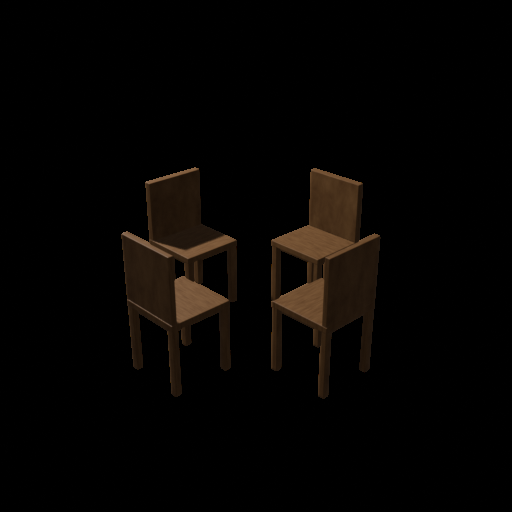
#> input picture assets/zona1_cadeiras/cadeiras_0001.png, 512 x 512 px
$ python main.py
#> lines starting #> are read from the running program, lines starting #| are printed output that depends on the picture; after the words box and inside, x2 and y2 are one past the last pixel; in counts of white or black regions, pixels touching at a corner belong together
### src/animacoes.py

import cv2
from pathlib import Path
import numpy as np


def carregar_animacoes():

    # Localiza a pasta principal do projeto
    pasta_projeto = Path(__file__).resolve().parent.parent

    # Define as pastas das três animações
    pastas = {
        1: pasta_projeto / "assets" / "zona1_cadeiras",
        2: pasta_projeto / "assets" / "zona2_pratos",
        3: pasta_projeto / "assets" / "zona3_copos_talheres"
    }

    # Dicionário para armazenar os frames
    animacoes = {}

    for zona, pasta in pastas.items():
        arquivos = sorted(pasta.glob("*.png"))
        frames = []

        for arquivo in arquivos:
            imagem = cv2.imread(str(arquivo), cv2.IMREAD_UNCHANGED)
#> imagem is the input picture: shape (512, 512, 4); mean B, G, R, A 2.5, 4.2, 6, 23.8

            if imagem is not None:
                frames.append(imagem)

        animacoes[zona] = frames
        print(f"Zona {zona}: {len(frames)} frames carregados")

    return animacoes


# [36 lines left out: function sobrepor_imagem, not called in this run]

### src/deteccao.py

import cv2


def detectar_movimento(frame, detector, area_minima=1000):

    # Identifica os pixels que diferem do fundo
    mascara = detector.apply(frame)

    # Reduz ruídos e amplia as regiões detectadas
    mascara = cv2.medianBlur(mascara, 5)
    mascara = cv2.dilate(mascara, None, iterations=2)

    # Encontra os contornos do movimento
    contornos, _ = cv2.findContours(
        mascara, cv2.RETR_EXTERNAL, cv2.CHAIN_APPROX_SIMPLE
    )

    # Calcula os limites das três zonas
    largura = frame.shape[1]
    limite_zona1 = largura // 3
    limite_zona2 = (largura * 2) // 3

    # Armazena as zonas que possuem movimento
    zonas_ativas = set()

    # Armazena os retângulos detectados em cada zona
    bounding_boxes = {
        1: [],
        2: [],
        3: []
    }

    for contorno in contornos:

        # Ignora movimentos muito pequenos
        if cv2.contourArea(contorno) < area_minima:
            continue

        # Calcula o retângulo do movimento
        x, y, w, h = cv2.boundingRect(contorno)

        # Desenha o retângulo verde
        cv2.rectangle(
            frame,
            (x, y),
            (x + w, y + h),
            (0, 255, 0),
            2
        )

        # Identifica a zona pelo centro horizontal
        centro_x = x + w // 2

        if centro_x < limite_zona1:
            zona = 1

        elif centro_x < limite_zona2:
            zona = 2

        else:
            zona = 3

        # Registra a zona ativa
        zonas_ativas.add(zona)

        # Armazena as coordenadas do movimento
        bounding_boxes[zona].append([x, y, w, h])

    # Retorna as zonas e seus respectivos retângulos
    return zonas_ativas, bounding_boxes

### src/visualizacao.py
import cv2


def desenhar_zonas(frame, zonas_ativas):

    # Obtém as dimensões da webcam
    altura, largura = frame.shape[:2]
    largura_zona = largura // 3

    # Desenha as linhas divisórias
    cv2.line(
        frame, (largura_zona, 0),
        (largura_zona, altura),
        (255, 255, 255), 2
    )

    cv2.line(
        frame, (largura_zona * 2, 0),
        (largura_zona * 2, altura),
        (255, 255, 255), 2
    )

    # Identifica as três zonas
    nomes = {
        1: "ZONA 1 - CADEIRAS",
        2: "ZONA 2 - PRATOS",
        3: "ZONA 3 - COPOS"
    }

    for zona, nome in nomes.items():
        posicao_x = (zona - 1) * largura_zona + 10

        cv2.putText(
            frame, nome, (posicao_x, 30),
            cv2.FONT_HERSHEY_SIMPLEX,
            0.5, (255, 255, 255), 2
        )

    # Exibe as zonas que detectaram movimento
    for zona in sorted(zonas_ativas):
        cv2.putText(
            frame,
            f"Movimento: Zona {zona}",
            (10, 60 + (zona - 1) * 25),
            cv2.FONT_HERSHEY_SIMPLEX,
            0.6, (0, 255, 0), 2
        )

### src/comunicacao.py

import socket


def enviar_comando(zona):
    try:
        with socket.create_connection(
            ("127.0.0.1", 5050),
            timeout=0.1
        ) as conexao:
            mensagem = f"ZONA_{zona}"
            conexao.sendall(mensagem.encode("utf-8"))

    except OSError:
        # Mantém a webcam funcionando mesmo
        # quando o Blender não estiver aberto
        pass

### src/registros.py

import json
from datetime import datetime
from pathlib import Path


# Localiza a pasta principal do projeto
PASTA_PROJETO = Path(__file__).resolve().parent.parent

# Define onde os registros serão armazenados
PASTA_REGISTROS = PASTA_PROJETO / "registros"
PASTA_REGISTROS.mkdir(parents=True, exist_ok=True)

ARQUIVO_JSON = PASTA_REGISTROS / "eventos.json"


def salvar_evento(zona, inicio, duracao, evidencia, bounding_boxes):
    # Organiza os dados de um evento
    evento = {
        "zona": zona,
        "inicio": inicio.isoformat(timespec="seconds"),
        "duracao_segundos": round(duracao, 2),
        "evidencia": evidencia,
        "bounding_boxes": bounding_boxes
    }

    # Recupera os eventos anteriores
    eventos = []

    if ARQUIVO_JSON.exists():
        try:
            with open(ARQUIVO_JSON, "r", encoding="utf-8") as arquivo:
                eventos = json.load(arquivo)
        except (json.JSONDecodeError, OSError):
            eventos = []

    # Adiciona o novo evento
    eventos.append(evento)

    # Salva todos os eventos no arquivo JSON
    with open(ARQUIVO_JSON, "w", encoding="utf-8") as arquivo:
        json.dump(eventos, arquivo, indent=4, ensure_ascii=False)

    print(f"Evento registrado: Zona {zona}")

### src/main.py

import cv2
import time
from datetime import datetime
from pathlib import Path

from animacoes import carregar_animacoes, sobrepor_imagem
from deteccao import detectar_movimento
from visualizacao import desenhar_zonas
from comunicacao import enviar_comando
from registros import salvar_evento


# Configurações
FPS_ANIMACAO = 24
TEMPO_TOLERANCIA = 0.5

PASTA_PROJETO = Path(__file__).resolve().parent.parent
PASTA_EVIDENCIAS = PASTA_PROJETO / "registros" / "evidencias"
PASTA_EVIDENCIAS.mkdir(parents=True, exist_ok=True)

# Carrega as animações
animacoes = carregar_animacoes()

inicio_animacoes = {
    1: None,
    2: None,
    3: None
}

# Controla os eventos de movimento
eventos_ativos = {
    1: None,
    2: None,
    3: None
}

# Inicia a webcam
camera = cv2.VideoCapture(0)

if not camera.isOpened():
    print("Erro ao abrir a webcam.")
    raise SystemExit

detector = cv2.createBackgroundSubtractorMOG2(
    history=500,
    varThreshold=40,
    detectShadows=False
)


def finalizar_evento(zona, evento):
    duracao = time.monotonic() - evento["inicio_monotonic"]

    salvar_evento(
        zona=zona,
        inicio=evento["inicio"],
        duracao=duracao,
        evidencia=evento["evidencia"],
        bounding_boxes=evento["bounding_boxes"]
    )

    print(f"[ZONA {zona}] Evento finalizado: {duracao:.2f}s")


try:
    while True:
        sucesso, frame = camera.read()
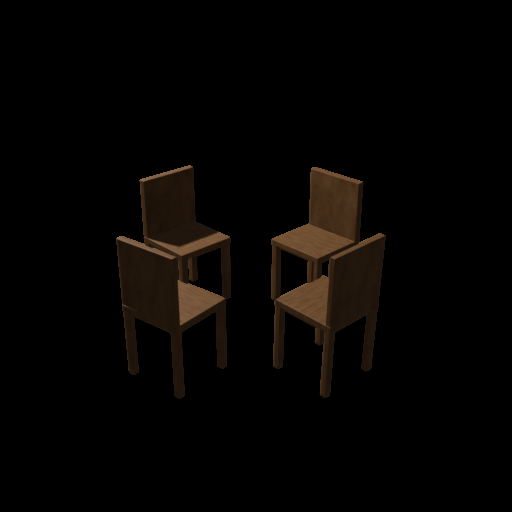
#> input picture assets/zona1_cadeiras/cadeiras_0004.png, 512 x 512 px, given in place of the camera
#> frame is the input picture: shape (512, 512, 3); mean B, G, R 2.5, 4.1, 5.9

        if not sucesso:
            break

        frame = cv2.flip(frame, 1)
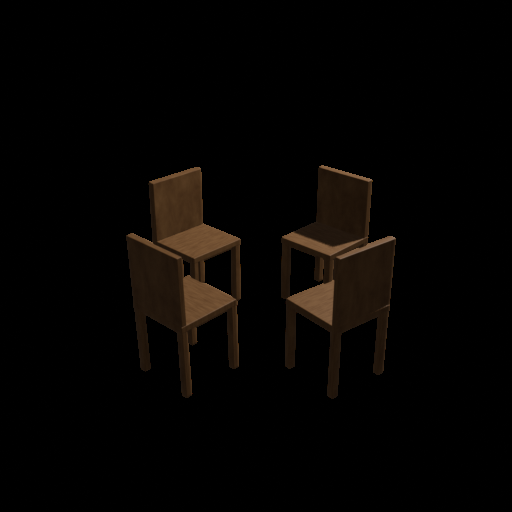
#> frame: shape (512, 512, 3); mean B, G, R 2.5, 4.1, 5.9

        altura, largura = frame.shape[:2]
#> altura = 512; largura = 512
        largura_zona = largura // 3
#> largura_zona = 170

        # Detecta movimentos e suas coordenadas
        zonas_ativas, bounding_boxes = detectar_movimento(
            frame, detector
        )
#> in detectar_movimento, `mascara = detector.apply(frame)`: mascara: shape (512, 512); every value is 255
#> in detectar_movimento, `contornos, _ = cv2.findContours( mascara, cv2.RETR_EXTERNAL, cv2.CHAIN..`: contornos = [[[0, 0], [0, 511], [511, 511], [511, 0]]]
#> the loop in detectar_movimento, `for contorno in contornos:` made 1 pass
#> (contorno, x, y, w, h, centro_x, zona) on pass 1: ([[0, 0], [0, 511], [511, 511], [511, 0]], 0, 0, 512, 512, 256, 2)
#> after the loop in detectar_movimento, `for contorno in contornos:`:
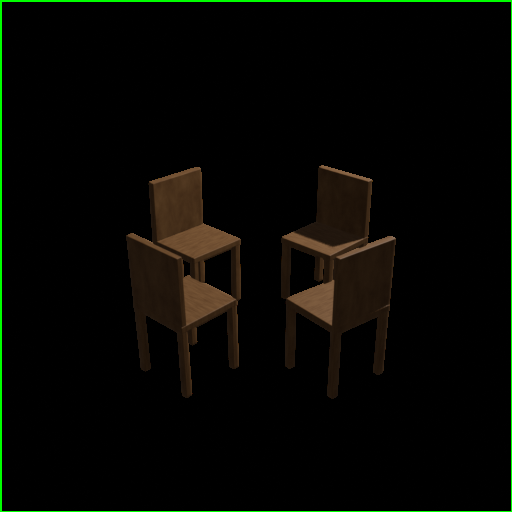
#> frame: shape (512, 512, 3); 1.17% of pixels changed, all inside (x1, y1, x2, y2) = (0, 0, 512, 512)
#> after the loop in detectar_movimento, `for contorno in contornos:`: zonas_ativas = 1 item
#> zonas_ativas = 1 item; bounding_boxes = {1: [], 2: [[0, 0, 512, 512]], 3: []}

        agora = time.monotonic()

        for zona in (1, 2, 3):

            # Início de um novo evento
            if zona in zonas_ativas:

                if eventos_ativos[zona] is None:
                    inicio = datetime.now().astimezone()

                    nome_evidencia = (
                        f"zona{zona}_"
                        f"{inicio.strftime('%Y%m%d_%H%M%S_%f')}.png"
                    )

                    caminho_evidencia = (
                        PASTA_EVIDENCIAS / nome_evidencia
                    )

                    # Salva uma imagem com o movimento detectado
                    cv2.imwrite(str(caminho_evidencia), frame)

                    eventos_ativos[zona] = {
                        "inicio": inicio,
                        "inicio_monotonic": agora,
                        "ultimo_movimento": agora,
                        "evidencia": str(
                            Path("evidencias") / nome_evidencia
                        ),
                        "bounding_boxes": bounding_boxes[zona].copy()
                    }

                    print(f"[ZONA {zona}] Movimento iniciado")

                else:
                    evento = eventos_ativos[zona]
                    evento["ultimo_movimento"] = agora

                    # Guarda os retângulos detectados
                    evento["bounding_boxes"].extend(
                        bounding_boxes[zona]
                    )

            # Finaliza quando não há movimento por 0,5 segundo
            elif eventos_ativos[zona] is not None:

                evento = eventos_ativos[zona]

                if agora - evento["ultimo_movimento"] >= TEMPO_TOLERANCIA:
                    finalizar_evento(zona, evento)
                    eventos_ativos[zona] = None

            # Inicia a animação PNG e a animação no Blender
            if zona in zonas_ativas and inicio_animacoes[zona] is None:
                inicio_animacoes[zona] = agora
                enviar_comando(zona)

            # Exibe a animação PNG
            if inicio_animacoes[zona] is not None and animacoes[zona]:

                tempo_decorrido = (
                    time.monotonic() - inicio_animacoes[zona]
                )

                duracao_animacao = (
                    len(animacoes[zona]) / FPS_ANIMACAO
                )

                if tempo_decorrido >= duracao_animacao:
                    inicio_animacoes[zona] = None

                else:
                    indice_frame = int(
                        tempo_decorrido * FPS_ANIMACAO
                    )

                    posicao_x = (
                        (zona - 1) * largura_zona + 30
                    )
                    posicao_y = 150

                    sobrepor_imagem(
                        frame,
                        animacoes[zona][indice_frame],
                        posicao_x,
                        posicao_y
                    )

        desenhar_zonas(frame, zonas_ativas)
#> in desenhar_zonas, `cv2.line( frame, (largura_zona * 2, 0), (largura_zona * 2, altura), (2..`:
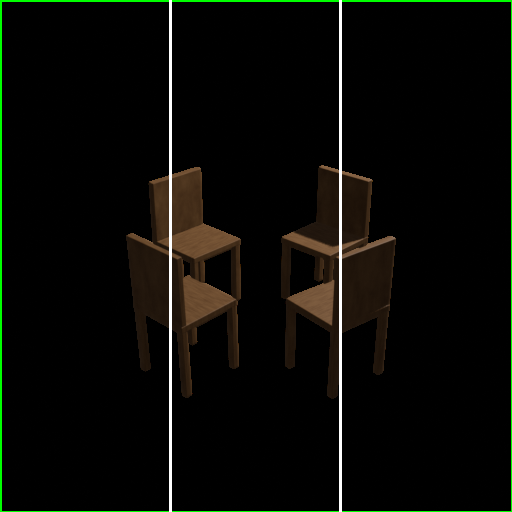
#> frame: shape (512, 512, 3); mean B, G, R 5.4, 9.9, 8.7
#> after the loop in desenhar_zonas, `for zona, nome in nomes.items():`:
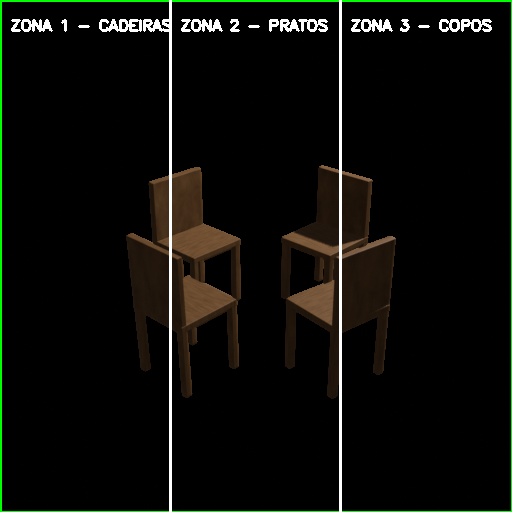
#> frame: shape (512, 512, 3); 1.06% of pixels changed, all inside (x1, y1, x2, y2) = (11, 19, 492, 32)
#> after the loop in desenhar_zonas, `for zona in sorted(zonas_ativas):`:
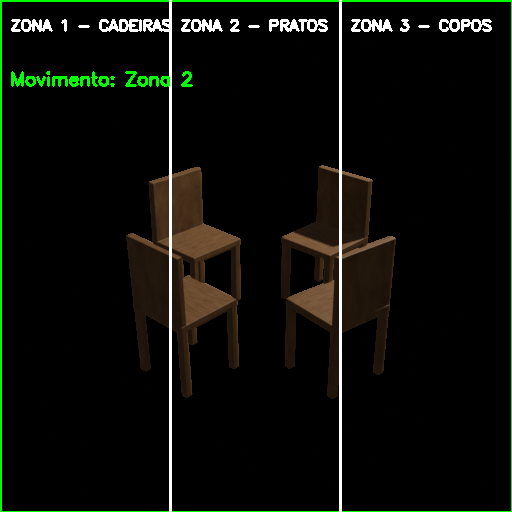
#> frame: shape (512, 512, 3); 0.45% of pixels changed, all inside (x1, y1, x2, y2) = (11, 71, 193, 87)

        cv2.imshow("Computacao Visual - Webcam", frame)

        if cv2.waitKey(1) & 0xFF == ord("q"):
#> (key q is pressed here)
            break

finally:
    # Registra eventos que ainda estavam ativos
    for zona, evento in eventos_ativos.items():
        if evento is not None:
            finalizar_evento(zona, evento)

    camera.release()
    cv2.destroyAllWindows()
